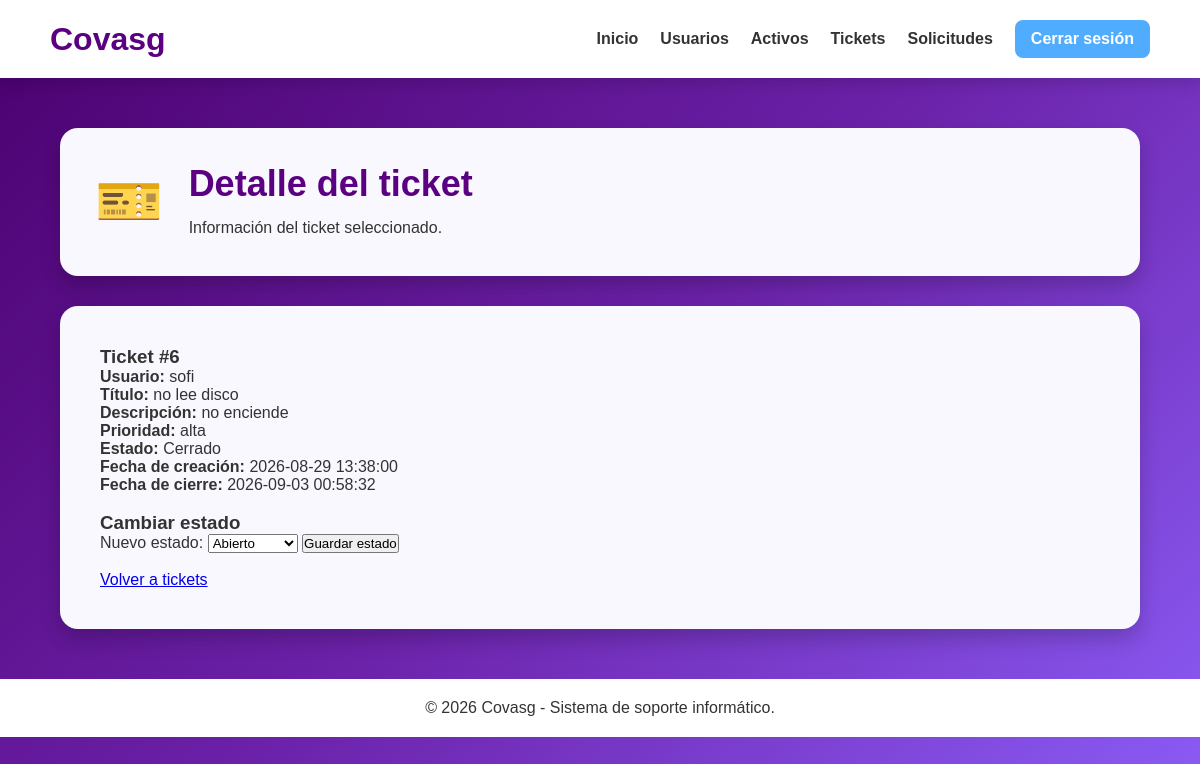
/administrador/tickets/detallestickets.php?id=6, run on the app's committed database.
### tables this page shows
CREATE TABLE `ticket` (
  `id_ticket` int(11) NOT NULL AUTO_INCREMENT,
  `id_usuario` int(11) NOT NULL,
  `titulo` varchar(150) NOT NULL,
  `descripcion` text NOT NULL,
  `prioridad` varchar(20) NOT NULL,
  `estado` varchar(20) NOT NULL,
  `fecha_creacion` datetime NOT NULL DEFAULT current_timestamp(),
  `fecha_clierre` datetime DEFAULT NULL,
  PRIMARY KEY (`id_ticket`),
  KEY `fk_ticket_usuario` (`id_usuario`),
  CONSTRAINT `fk_ticket_usuario` FOREIGN KEY (`id_usuario`) REFERENCES `usuario` (`id_usuario`) ON UPDATE CASCADE
);

CREATE TABLE `usuario` (
  `id_usuario` int(11) NOT NULL AUTO_INCREMENT,
  `id_rol` int(11) NOT NULL,
  `nombre` varchar(100) NOT NULL,
  `correo` varchar(100) NOT NULL,
  `contrasenia` varchar(255) NOT NULL,
  PRIMARY KEY (`id_usuario`),
  UNIQUE KEY `correo` (`correo`),
  KEY `fk_usuario_rol` (`id_rol`),
  CONSTRAINT `fk_usuario_rol` FOREIGN KEY (`id_rol`) REFERENCES `rol` (`id_rol`) ON UPDATE CASCADE
);

### administrador/tickets/detallestickets.php (the view, shortened to what this page needs)
<?php
include("../../php/conexion.php");
$id_ticket = $_GET["id"];
$consulta = "SELECT ticket.*, usuario.nombre
             FROM ticket
             INNER JOIN usuario
             ON ticket.id_usuario = usuario.id_usuario
             WHERE ticket.id_ticket = '$id_ticket'";
$resultado = mysqli_query($conexion, $consulta);
$ticket = mysqli_fetch_array($resultado);
?>
<!DOCTYPE html>
<html lang="es">
<head>
    <link rel="stylesheet" href="../css/consultausuarios.css">
</head>
<body>
<header>
    <h1>Covasg</h1>
    <nav>
        <a href="../administrador.php">Inicio</a>
        <a href="../usuarios.html">Usuarios</a>
        <a href="../activos/consultaactivos.php">Activos</a>
        <a href="consultatickets.php">Tickets</a>
        <a href="../solicitudes/consultasolicitudes.php">Solicitudes</a>
        <a href="../../php/cerrarsesion.php" class="cerrar-sesion">Cerrar sesión</a>
    </nav>
</header>
<main>
    <section class="titulo">
        <div class="icono">
            🎫
        </div>
        <div>
            <h2>Detalle del ticket</h2>
            <p>Información del ticket seleccionado.</p>
        </div>
    </section>
    <section class="tabla-contenedor">
        <h3>
            Ticket #<?php echo $ticket["id_ticket"]; ?>
        </h3>
        <p>
            <strong>Usuario:</strong>
            <?php echo $ticket["nombre"]; ?>
        </p>
        <p>
            <strong>Título:</strong>
            <?php echo $ticket["titulo"]; ?>
        </p>
        <p>
            <strong>Descripción:</strong>
            <?php echo $ticket["descripcion"]; ?>
        </p>
        <p>
            <strong>Prioridad:</strong>
            <?php echo $ticket["prioridad"]; ?>
        </p>
        <p>
            <strong>Estado:</strong>
            <?php echo $ticket["estado"]; ?>
        </p>
        <p>
            <strong>Fecha de creación:</strong>
            <?php echo $ticket["fecha_creacion"]; ?>
        </p>
        <p>
            <strong>Fecha de cierre:</strong>
            <?php echo $ticket["fecha_clierre"]; ?>
        </p>
        <br>
        <h3>Cambiar estado</h3>
        <form method="POST">
            <label>Nuevo estado:</label>
            <select name="estado" required>
                <option value="Abierto">
                    Abierto
                </option>
            </select>
            <button type="submit">
                Guardar estado
            </button>
        </form>
        <br>
        <a href="consultatickets.php">
            Volver a tickets
        </a>
    </section>
</main>
<footer>
    <p>© 2026 Covasg - Sistema de soporte informático.</p>
</footer>
</body>
</html>

### administrador/css/consultausuarios.css (style rules this page uses)
* { margin: 0; padding: 0; box-sizing: border-box; font-family: Arial, Helvetica, sans-serif; }
body { min-height: 100vh; background: linear-gradient(135deg, #4b006e, #6b21a8, #8b5cf6); color: #333; }
header { background: white; padding: 20px 50px; display: flex; justify-content: space-between; align-items: center; box-shadow: 0 5px 15px rgba(0, 0, 0, 0.15); }
header h1 { color: #5b0080; }
nav { display: flex; align-items: center; flex-wrap: wrap; }
nav a { color: #333; text-decoration: none; font-weight: bold; margin-left: 22px; transition: 0.3s; }
nav .cerrar-sesion { background: #4facfe; color: white; padding: 10px 16px; border-radius: 8px; }
main { width: 90%; max-width: 1100px; margin: 50px auto; }
.titulo { background: #faf8ff; padding: 35px; border-radius: 18px; display: flex; align-items: center; gap: 25px; box-shadow: 0 10px 20px rgba(0, 0, 0, 0.2); margin-bottom: 30px; }
.icono { font-size: 55px; }
.titulo h2 { color: #5b0080; font-size: 36px; margin-bottom: 10px; }
.titulo p { line-height: 1.6; }
.tabla-contenedor { background: #faf8ff; padding: 40px; border-radius: 18px; box-shadow: 0 10px 20px rgba(0, 0, 0, 0.2); overflow-x: auto; }
footer { background: white; text-align: center; padding: 20px; margin-top: 50px; }

### data on the page
ticket: id_ticket "6", id_usuario.nombre "sofi", titulo "no lee disco", descripcion "no enciende", prioridad "alta", estado "Cerrado", fecha_creacion "2026-08-29 13:38:00", fecha_clierre "2026-09-03 00:58:32"
